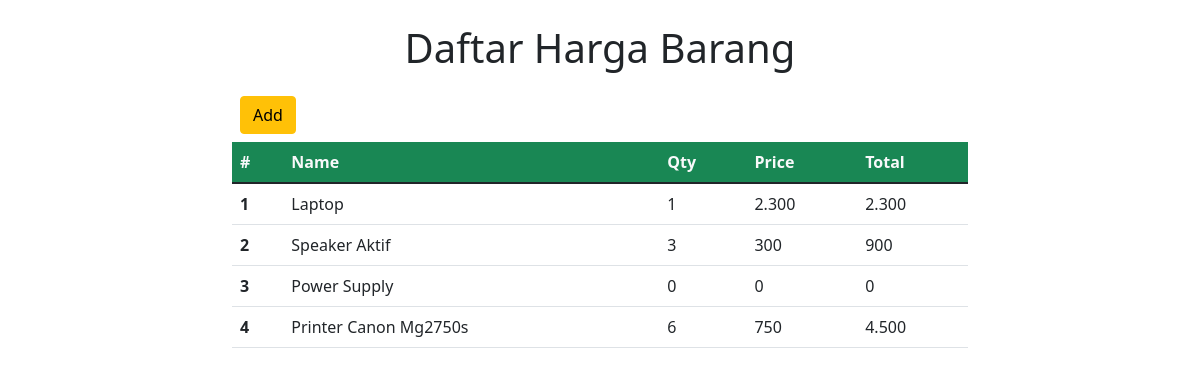
Before: / with the older database file.
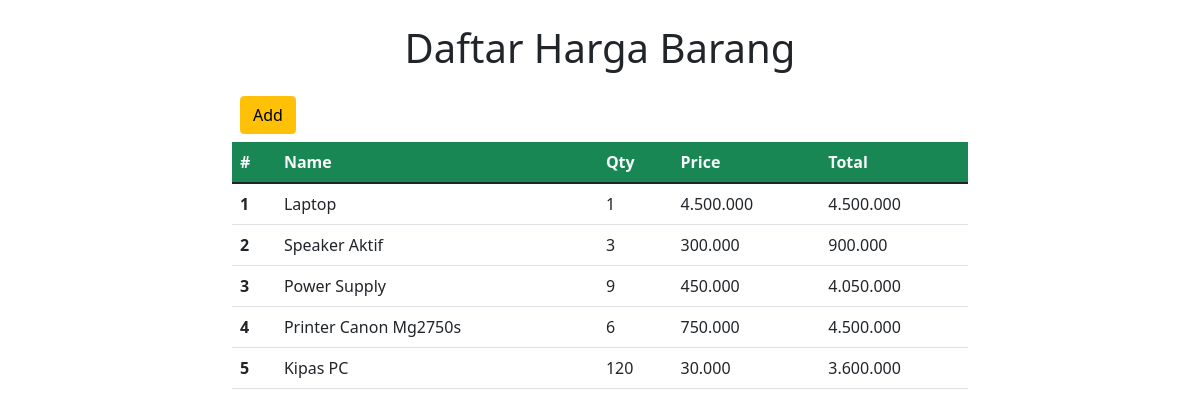
After: the same page with the newer database file.
### blog/models.py (models this page shows)
class Post(models.Model):
    name = models.CharField(max_length=150)
    qty = models.IntegerField()
    price = models.IntegerField()
    DisplayFields = ['id', 'name', 'qty', 'price', 'total']
    def total(self):
        total = self.qty * self.price
        return total

### blog/views.py (the view)
# urls.py: path('', views.home, name='home'),
def home(request):
    posts = Post.objects.all()
    context = {
        'posts': posts}
    return render(request, 'blog/index.html', context)

### blog/templates/blog/index.html (shortened to what this page needs)
<!DOCTYPE html>
<html lang="en">
  <head>
    <link
      href="https://cdn.jsdelivr.net/npm/bootstrap@5.1.3/dist/css/bootstrap.min.css"
      rel="stylesheet"
    />
  </head>
  <body>
    <div class="container mt-4">
      <div class="row justify-content-center">
        <div class="col-8">
          <h1 class="text-center mb-3">Daftar Harga Barang</h1>
          <button
            type="button"
            class="btn btn-warning m-2"
            data-bs-toggle="modal"
            data-bs-target="#exampleModal"
          >
            Add
          </button>
          <table class="table">
            <thead class="bg-success text-light">
              <tr>
                <th scope="col">#</th>
                <th scope="col">Name</th>
                <th scope="col">Qty</th>
                <th scope="col">Price</th>
                <th scope="col">Total</th>
              </tr>
            </thead>
            <tbody>
              {% load humanize %} {% for post in posts %}
              <tr>
                <th scope="row">{{forloop.counter}}</th>
                <td>{{post.name}}</td>
                <td>{{post.qty}}</td>
                <td>{{post.price|intcomma }}</td>
                <td>{{post.total|intcomma }}</td>
              </tr>
              {% endfor %}
            </tbody>
          </table>
        </div>
      </div>
    </div>
  </body>
</html>

Changed rows visible on the page:
changed Post "Laptop": price "2.300" → "4.500.000"; total "2.300" → "4.500.000"
changed Post "Speaker Aktif": price "300" → "300.000"; total "900" → "900.000"
changed Post "Power Supply": qty "0" → "9"; price "0" → "450.000"; total "0" → "4.050.000"
changed Post "Printer Canon Mg2750s": price "750" → "750.000"; total "4.500" → "4.500.000"
added Post: name "Kipas PC", qty "120", price "30.000", total "3.600.000"
